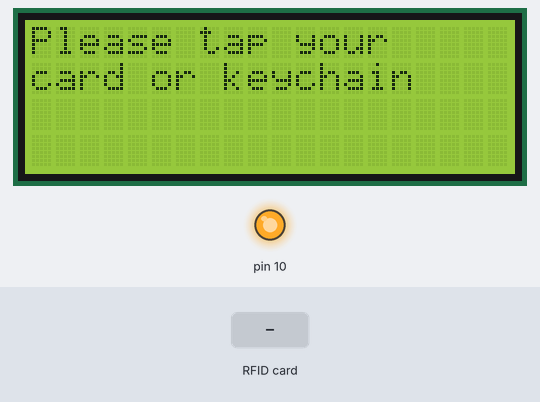
The sketch below on a simulated Arduino Uno, built with avr-gcc and run on an emulated ATmega328P. Shown: 20×4 character LCD, output pins drawn as LEDs (lit = HIGH). The test bench sets the inputs (shaded band).

Above: at 1.2 s.
At 4.3 s:
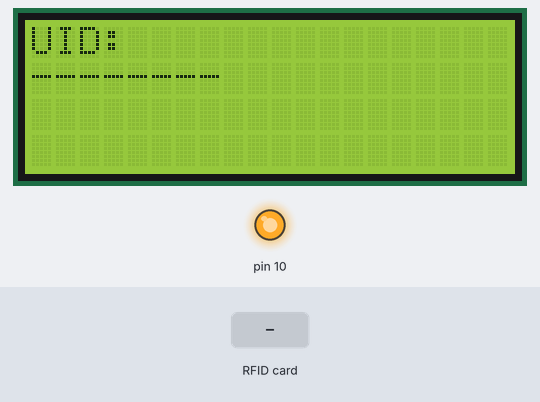
4.4 s: RFID card 5E 7A 19 C4 held to the reader
At 5.8 s:
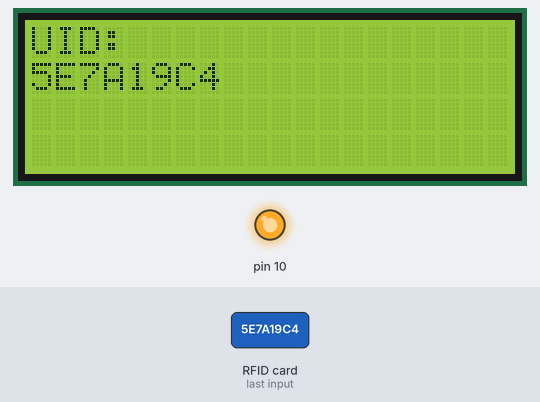
6.4 s: RFID card 5E 7A 19 C4 held to the reader
At 6.8 s:
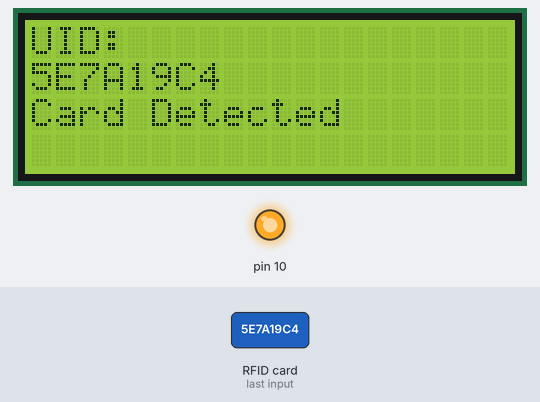
8.4 s: RFID card 5E 7A 19 C4 held to the reader
Timing chart, 0 to 11.4 s (numbered marks = the images above; inputs shaded):
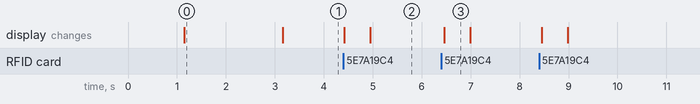

Measured:
- after the input at 4.4 s, the display: first changes at once (image 2 shows a later state)
- after the input at 6.4 s, the display: changes after 0.06 s (image 3)
- what the display in image 0 shows lasts 2.1 s, from 1.1 s to 3.2 s
- what the display in image 3 shows lasts 0.5 s, from 6.5 s to 7.0 s

The sketch:

Combined_working_LCD.ino
```cpp
#include <LiquidCrystal_I2C.h>
#include <SPI.h>
#include <MFRC522.h>

// Define the SS/SDA PIN and Reset PIN for RFID-RC522
#define SS_PIN  5
#define RST_PIN 4

// Define the button PIN
#define BTN_PIN 15

// Set LCD Columns and Rows
int lcdColumns = 20;
int lcdRows = 4;

int readsuccess;
char str[32] = "";
String UID_Result = "--------";

// Initialize the LCD
LiquidCrystal_I2C lcd(0x27, lcdColumns, lcdRows);

// Create MFRC522 object for RFID
MFRC522 mfrc522(SS_PIN, RST_PIN);

void setup(){
  pinMode(BTN_PIN, INPUT_PULLUP);

  // Initialize LCD
  lcd.init();
  lcd.backlight();

  // Initialize SPI and MFRC522
  SPI.begin();
  mfrc522.PCD_Init();

  delay(1000);
  lcd.clear();

  // Display the initial message
  lcd.setCursor(0, 0);
  lcd.print("Please tap your");
  lcd.setCursor(0, 1);
  lcd.print("card or keychain");
  delay(2000);  // Display for 2 seconds
}

void loop(){
  lcd.clear();

  lcd.setCursor(0, 0);
  lcd.print("UID: ");
  lcd.setCursor(0, 1);
  lcd.print(UID_Result);  // Display the UID

  // Read the RFID
  readsuccess = getUID();
  if (readsuccess){
    lcd.setCursor(0, 2);
    lcd.print("Card Detected");
    delay(500); // Display for 0.5 second
  }

  delay(10);  // Small delay
}

// Get the UID of the RFID card
int getUID() {
  if (!mfrc522.PICC_IsNewCardPresent()) {
    return 0;
  }
  if (!mfrc522.PICC_ReadCardSerial()) {
    return 0;
  }

  byteArray_to_string(mfrc522.uid.uidByte, mfrc522.uid.size, str);
  UID_Result = str;

  mfrc522.PICC_HaltA();
  mfrc522.PCD_StopCrypto1();

  return 1;
}

// Convert byte array to string
void byteArray_to_string(byte array[], unsigned int len, char buffer[]) {
  for (unsigned int i = 0; i < len; i++) {
    byte nib1 = (array[i] >> 4) & 0x0F;
    byte nib2 = (array[i] >> 0) & 0x0F;
    buffer[i*2+0] = nib1  < 0xA ? '0' + nib1  : 'A' + nib1  - 0xA;
    buffer[i*2+1] = nib2  < 0xA ? '0' + nib2  : 'A' + nib2  - 0xA;
  }
  buffer[len*2] = '\0';
}
```
